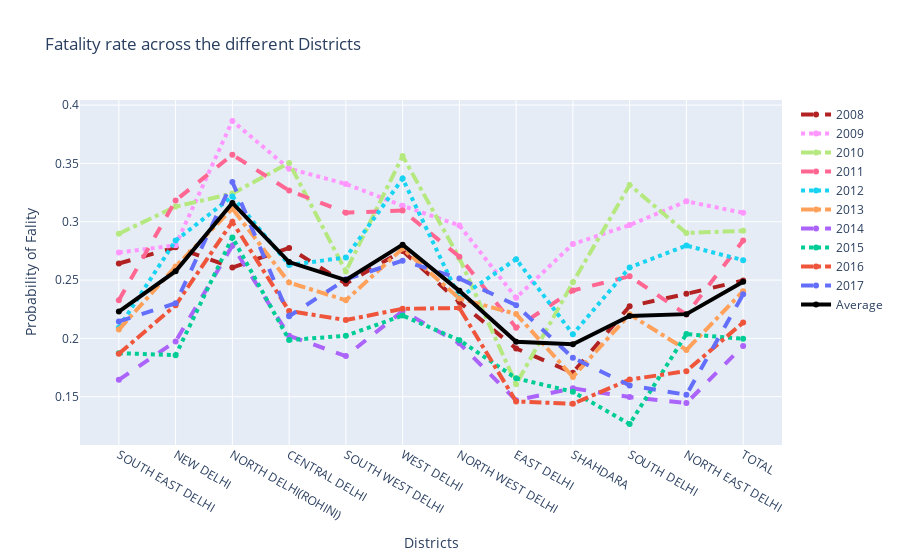

The cell this chart's notebook holds for it:
### Code cell
fig = go.Figure()
fig.add_trace(go.Scatter(x=ft_rate['DISTRICS'], y=ft_rate["2008_ft"], name="2008", line=dict(color='firebrick', width=4,dash='dash')))
fig.add_trace(go.Scatter(x=ft_rate['DISTRICS'], y=ft_rate["2009_ft"], name="2009", line=dict(color='#FF97FF', width=4,dash='dot')))
fig.add_trace(go.Scatter(x=ft_rate['DISTRICS'], y=ft_rate["2010_ft"], name="2010", line=dict(color='#B6E880', width=4, dash='dashdot')))
fig.add_trace(go.Scatter(x=ft_rate['DISTRICS'], y=ft_rate["2011_ft"], name="2011", line=dict(color='#FF6692', width=4,dash='dash')))
fig.add_trace(go.Scatter(x=ft_rate['DISTRICS'], y=ft_rate["2012_ft"], name="2012", line=dict(color='#19D3F3', width=4,dash='dot')))
fig.add_trace(go.Scatter(x=ft_rate['DISTRICS'], y=ft_rate["2013_ft"], name="2013", line=dict(color='#FFA15A', width=4, dash='dashdot')))
fig.add_trace(go.Scatter(x=ft_rate['DISTRICS'], y=ft_rate["2014_ft"], name="2014", line=dict(color='#AB63FA', width=4, dash='dash')))
fig.add_trace(go.Scatter(x=ft_rate['DISTRICS'], y=ft_rate["2015_ft"], name="2015", line=dict(color='#00CC96', width=4,dash='dot')))
fig.add_trace(go.Scatter(x=ft_rate['DISTRICS'], y=ft_rate["2016_ft"], name="2016", line=dict(color='#EF553B', width=4,dash='dashdot')))
fig.add_trace(go.Scatter(x=ft_rate['DISTRICS'], y=ft_rate["2017_ft"], name="2017", line=dict(color='#636EFA', width=4, dash='dash')))
fig.add_trace(go.Scatter(x=ft_rate['DISTRICS'], y=ft_rate["Average"], name="Average", line=dict(color='black', width=4)))


fig.update_layout(title='Fatality rate across the different Districts',
                   xaxis_title='Districts',
                   yaxis_title='Probability of Fality')

fig.show()

### Figure 1 — Plotly figure (JSON) as saved in the notebook; plotly's stock layout.template omitted (floating-point values rounded to 4 significant figures)
{"data": [{"line": {"color": "firebrick", "dash": "dash", "width": 4}, "name": "2008", "type": "scatter", "x": ["SOUTH EAST DELHI", "NEW DELHI", "NORTH DELHI(ROHINI)", "CENTRAL DELHI", "SOUTH WEST DELHI", "WEST DELHI", "NORTH WEST DELHI", "EAST DELHI", "SHAHDARA", "SOUTH DELHI", "NORTH EAST DELHI", "TOTAL"], "y": [0.2642, 0.2781, 0.2608, 0.2775, 0.2469, 0.275, 0.2311, 0.1914, 0.1707, 0.2276, 0.2382, 0.2496]}, {"line": {"color": "#FF97FF", "dash": "dot", "width": 4}, "name": "2009", "type": "scatter", "x": ["SOUTH EAST DELHI", "NEW DELHI", "NORTH DELHI(ROHINI)", "CENTRAL DELHI", "SOUTH WEST DELHI", "WEST DELHI", "NORTH WEST DELHI", "EAST DELHI", "SHAHDARA", "SOUTH DELHI", "NORTH EAST DELHI", "TOTAL"], "y": [0.2736, 0.2799, 0.3863, 0.3455, 0.3324, 0.3137, 0.2969, 0.2348, 0.2809, 0.2971, 0.3175, 0.3077]}, {"line": {"color": "#B6E880", "dash": "dashdot", "width": 4}, "name": "2010", "type": "scatter", "x": ["SOUTH EAST DELHI", "NEW DELHI", "NORTH DELHI(ROHINI)", "CENTRAL DELHI", "SOUTH WEST DELHI", "WEST DELHI", "NORTH WEST DELHI", "EAST DELHI", "SHAHDARA", "SOUTH DELHI", "NORTH EAST DELHI", "TOTAL"], "y": [0.2897, 0.313, 0.3242, 0.3504, 0.2574, 0.3563, 0.2688, 0.1607, 0.2481, 0.3315, 0.2903, 0.2922]}, {"line": {"color": "#FF6692", "dash": "dash", "width": 4}, "name": "2011", "type": "scatter", "x": ["SOUTH EAST DELHI", "NEW DELHI", "NORTH DELHI(ROHINI)", "CENTRAL DELHI", "SOUTH WEST DELHI", "WEST DELHI", "NORTH WEST DELHI", "EAST DELHI", "SHAHDARA", "SOUTH DELHI", "NORTH EAST DELHI", "TOTAL"], "y": [0.2328, 0.3182, 0.3574, 0.3268, 0.3078, 0.3096, 0.2701, 0.2092, 0.2411, 0.2533, 0.2204, 0.284]}, {"line": {"color": "#19D3F3", "dash": "dot", "width": 4}, "name": "2012", "type": "scatter", "x": ["SOUTH EAST DELHI", "NEW DELHI", "NORTH DELHI(ROHINI)", "CENTRAL DELHI", "SOUTH WEST DELHI", "WEST DELHI", "NORTH WEST DELHI", "EAST DELHI", "SHAHDARA", "SOUTH DELHI", "NORTH EAST DELHI", "TOTAL"], "y": [0.2093, 0.2838, 0.3217, 0.263, 0.2693, 0.337, 0.2349, 0.268, 0.2036, 0.2609, 0.2796, 0.2671]}, {"line": {"color": "#FFA15A", "dash": "dashdot", "width": 4}, "name": "2013", "type": "scatter", "x": ["SOUTH EAST DELHI", "NEW DELHI", "NORTH DELHI(ROHINI)", "CENTRAL DELHI", "SOUTH WEST DELHI", "WEST DELHI", "NORTH WEST DELHI", "EAST DELHI", "SHAHDARA", "SOUTH DELHI", "NORTH EAST DELHI", "TOTAL"], "y": [0.2076, 0.2616, 0.3112, 0.2479, 0.2327, 0.2771, 0.2341, 0.2209, 0.167, 0.2206, 0.1902, 0.2405]}, {"line": {"color": "#AB63FA", "dash": "dash", "width": 4}, "name": "2014", "type": "scatter", "x": ["SOUTH EAST DELHI", "NEW DELHI", "NORTH DELHI(ROHINI)", "CENTRAL DELHI", "SOUTH WEST DELHI", "WEST DELHI", "NORTH WEST DELHI", "EAST DELHI", "SHAHDARA", "SOUTH DELHI", "NORTH EAST DELHI", "TOTAL"], "y": [0.1646, 0.1975, 0.2795, 0.2022, 0.1849, 0.2234, 0.1958, 0.147, 0.1572, 0.1498, 0.1446, 0.1936]}, {"line": {"color": "#00CC96", "dash": "dot", "width": 4}, "name": "2015", "type": "scatter", "x": ["SOUTH EAST DELHI", "NEW DELHI", "NORTH DELHI(ROHINI)", "CENTRAL DELHI", "SOUTH WEST DELHI", "WEST DELHI", "NORTH WEST DELHI", "EAST DELHI", "SHAHDARA", "SOUTH DELHI", "NORTH EAST DELHI", "TOTAL"], "y": [0.1874, 0.1857, 0.2866, 0.1986, 0.2023, 0.2196, 0.1985, 0.1658, 0.1543, 0.1267, 0.2037, 0.1996]}, {"line": {"color": "#EF553B", "dash": "dashdot", "width": 4}, "name": "2016", "type": "scatter", "x": ["SOUTH EAST DELHI", "NEW DELHI", "NORTH DELHI(ROHINI)", "CENTRAL DELHI", "SOUTH WEST DELHI", "WEST DELHI", "NORTH WEST DELHI", "EAST DELHI", "SHAHDARA", "SOUTH DELHI", "NORTH EAST DELHI", "TOTAL"], "y": [0.1868, 0.2285, 0.2999, 0.2235, 0.2157, 0.2254, 0.2261, 0.146, 0.144, 0.1647, 0.172, 0.2136]}, {"line": {"color": "#636EFA", "dash": "dash", "width": 4}, "name": "2017", "type": "scatter", "x": ["SOUTH EAST DELHI", "NEW DELHI", "NORTH DELHI(ROHINI)", "CENTRAL DELHI", "SOUTH WEST DELHI", "WEST DELHI", "NORTH WEST DELHI", "EAST DELHI", "SHAHDARA", "SOUTH DELHI", "NORTH EAST DELHI", "TOTAL"], "y": [0.2145, 0.2301, 0.3341, 0.219, 0.2507, 0.2667, 0.2514, 0.2284, 0.1834, 0.1597, 0.1517, 0.2378]}, {"line": {"color": "black", "width": 4}, "name": "Average", "type": "scatter", "x": ["SOUTH EAST DELHI", "NEW DELHI", "NORTH DELHI(ROHINI)", "CENTRAL DELHI", "SOUTH WEST DELHI", "WEST DELHI", "NORTH WEST DELHI", "EAST DELHI", "SHAHDARA", "SOUTH DELHI", "NORTH EAST DELHI", "TOTAL"], "y": [0.223, 0.2576, 0.3162, 0.2655, 0.25, 0.2804, 0.2408, 0.1972, 0.195, 0.2192, 0.2208, 0.2486]}], "layout": {"title": {"text": "Fatality rate across the different Districts"}, "xaxis": {"title": {"text": "Districts"}, "type": "category", "range": [-0.6525, 11.65], "autorange": true}, "yaxis": {"title": {"text": "Probability of Fality"}, "type": "linear", "range": [0.1068, 0.4062], "autorange": true}, "autosize": true}}
